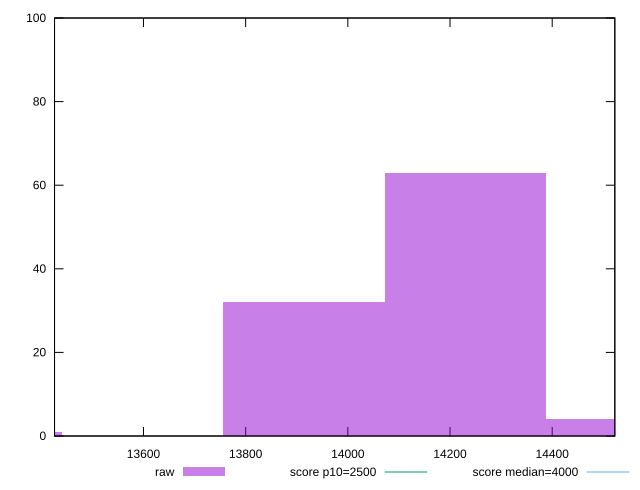

Generate this figure with gnuplot:
reset

$raw <<EOF
14230.36457051976 63
13281.673599151776 1
13914.134246730431 32
14546.594894309088 4
EOF

set key outside below
set boxwidth 316.230323789328
set xrange [13425.940000000002:14522.558000000005]
set yrange [0:100]
set trange [0:100]
set style fill transparent solid 0.5 noborder

set parametric
set terminal svg size 640, 490 enhanced background rgb 'white'
set output "report_00019_2021-02-10T18-14-37.922Z//largest-contentful-paint/samples/pages+cached/raw/histogram.svg"

plot $raw title "raw" with boxes, \
     2500,t title "score p10=2500", \
     4000,t title "score median=4000"

reset
